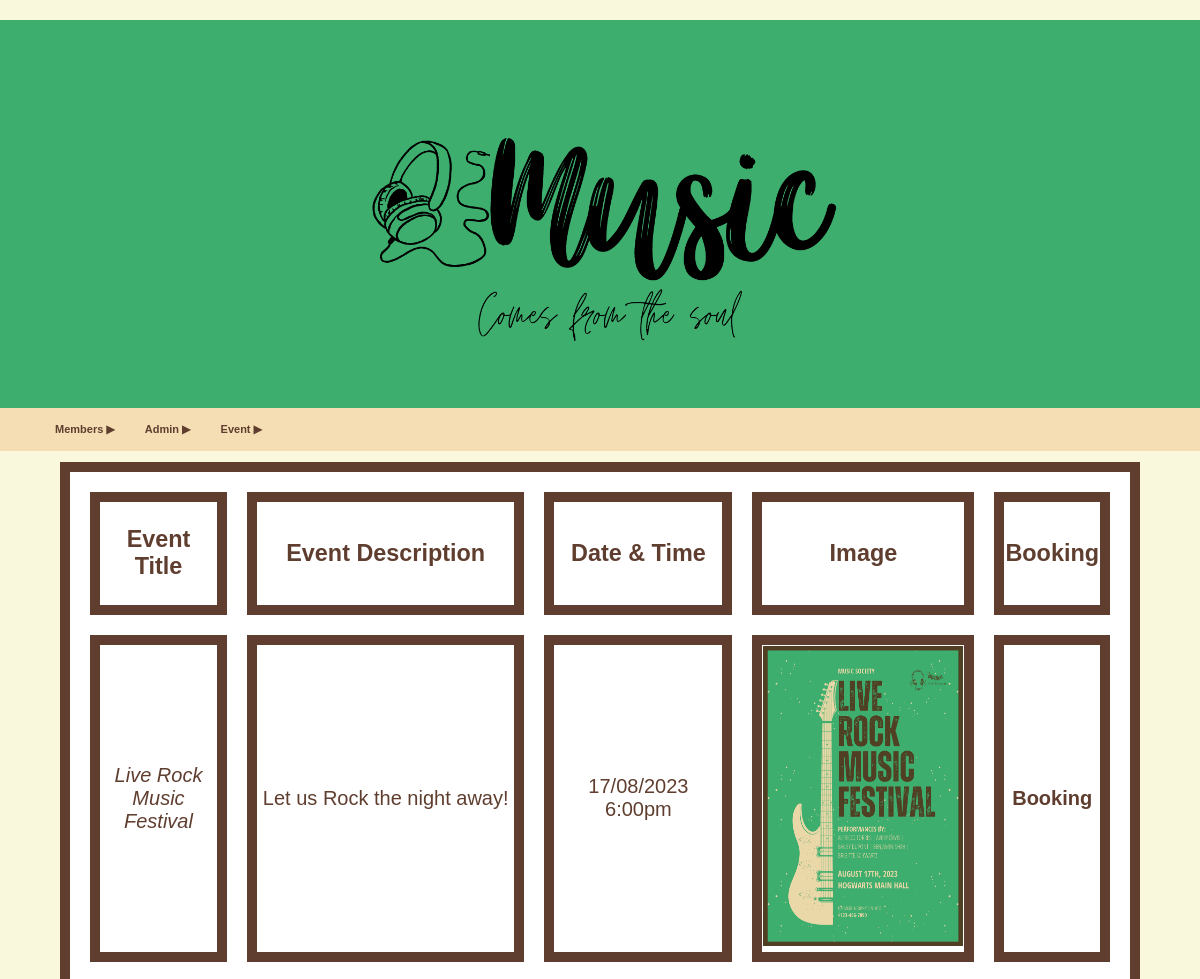
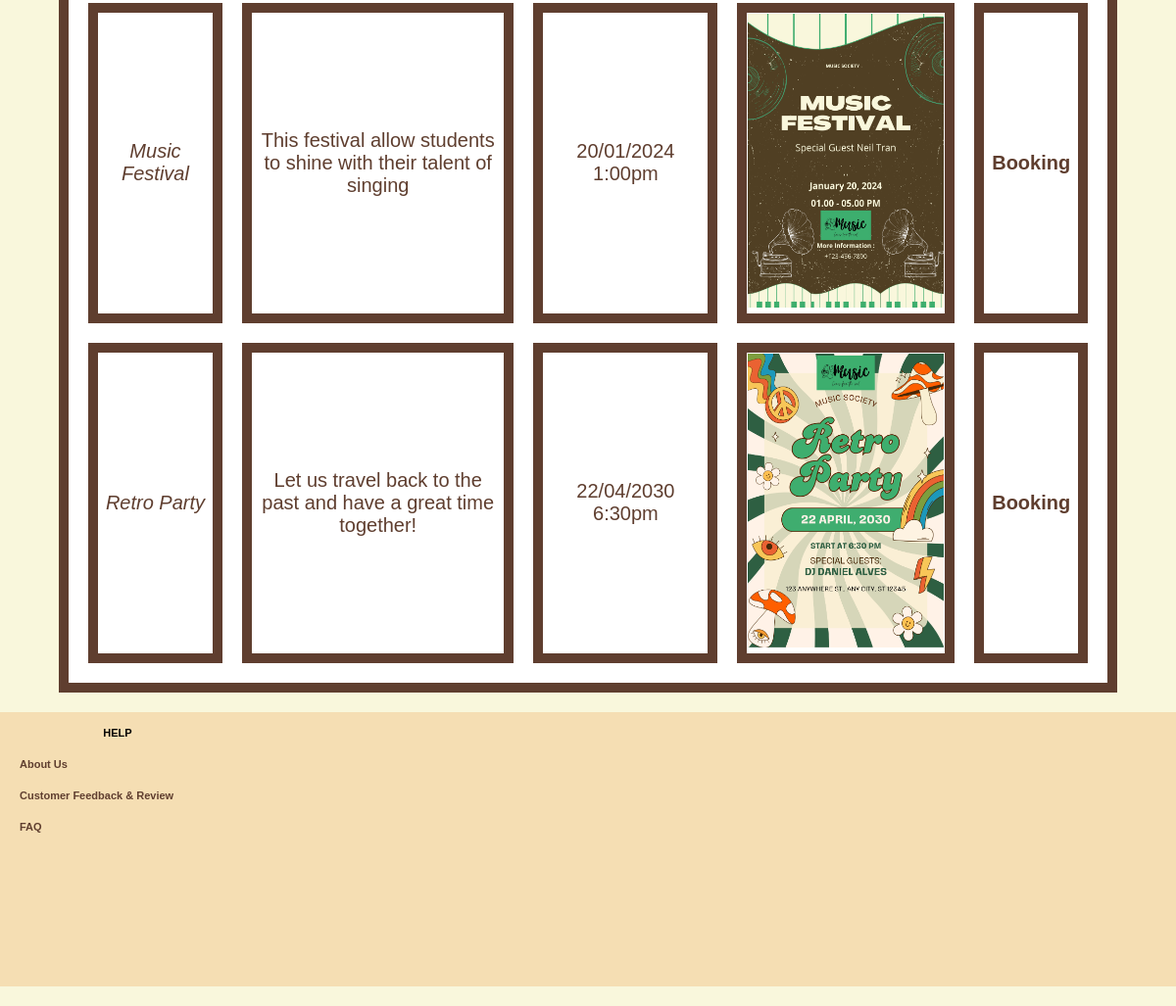
Screenshot of /booking.php with the database file from the repository (2 pictures, top to bottom).
### tables this page shows
CREATE TABLE events (
	event_id INT NOT NULL PRIMARY KEY AUTO_INCREMENT,
	event_title VARCHAR (100) NOT NULL,
	event_description VARCHAR (2000) NOT NULL,
	event_date_time VARCHAR (20) NOT NULL,
    event_image1 VARCHAR (20) NOT NULL,
    total_seat INT NOT NULL
);

### booking.php (the view, shortened to what this page needs)
<!DOCTYPE html>
<html>
    <head>
        <link rel="stylesheet" href="style.css" />
    </head>
    <body>
        <header>
        <div class="logo">
            <a><img src="Music.png" alt="Music"></a>
        </div>
        <nav class="horizontal">
            <ul class="mainmenu">
                <li>
                    <a href="#" class="submenuTitle">Members &#9654;</a>
                </li>
                <li>
                    <a href="#" class="submenuTitle">Admin &#9654;</a>
                </li>
                <li>
                    <a href="#" class="submenuTitle">Event &#9654;</a>
                </li>
            </ul>
        </nav>
    </header>
    <section>
          <div>
            <?php
                echo "<table style='width:90%; height:400px'> <tr> <td><h3>Event Title</h3></td> <td><h3>Event Description</h3></td> <td><h3>Date & Time</h3></td> <td><h3>Image</h3></td> <td><h3>Booking</h3></td> </tr>";
                $mysqli = mysqli_connect(DB_HOST,DB_USER,DB_PASSWORD,DB_NAME) OR die('Could not connect to MySQL:'.mysqli_connect_error());
                $sql_readRecord = "SELECT * FROM events";
                $result_readRecord = mysqli_query($mysqli, $sql_readRecord);
                if ($result_readRecord) {
                    while ($row = mysqli_fetch_array($result_readRecord, MYSQLI_ASSOC)){
                        echo "<tr align='left'><td><i>" . $row['event_title'] . "</i></td><td>" . $row['event_description'] . "</td><td width='20%'>" . $row['event_date_time']  . "</td><td>" . "<img width='200px' height='300px' src='" . $row['event_image1'] . "'></td><td><a href='make_booking.php?id=".urlencode($row['event_id'])."'>Booking</a></td></tr>";
                    }
                }
                echo "</table>";
            ?>
        </div>
    </section>
</body>
<footer>
    <nav class="navi">
        <p class="help">HELP</p>
        <a href="aboutus.html">About Us</a>
        <a href="memfeedback.php">Customer Feedback & Review</a>
        <a href="FAQ.php">FAQ</a>
    </nav>
</footer>
</html>

### style.css (style rules this page uses)
html { background-color: rgb(249,247,220); margin: 0; padding: 0; }
body { background-color: rgb(249,247,220); text-align: center; color: #5F3E2F; font: 11px verdana, sans-serif; margin: 0px; padding: 20px 0px 20px 0px; align-items: center; align-self: center; }
a { color: #5F3E2F; font-weight: bold; text-decoration: none; }
.logo img { max-width: 100%; max-height: 100%; width: 1200px; height:auto; }
header { background-color: rgb(61,174,109); }
table { align-items: center; align-self: auto; max-width: 100%; max-height: 100%; }
table, th, td { border: 1px solid; background-color:white; text-align: center; border:10px solid; border-collapse: separate; border-spacing: 20px; }
nav { display:contents; width: 100%; }
nav > ul > li { display: table-cell; }
nav > ul > li > a { display: block; }
nav.horizontal ul { display:block; flex-flow:column wrap; }
ul { text-align: left; list-style: none; background-color: wheat; }
.submenuTitle { padding:15px; display:inline-block; }
nav.horizontal a.submenuTitle { display:block; }
nav { font-family:'Trebuchet MS', 'Lucida Sans Unicode', 'Lucida Grande', 'Lucida Sans', Arial, sans-serif; }
section { align-items: center; align-self: center; font-family: 'Trebuchet MS', 'Lucida Sans Unicode', 'Lucida Grande', 'Lucida Sans', Arial, sans-serif; font-size: 20px; }
section>div { display: flex; flex-direction: column; justify-content: center; align-items: center; text-align:center; }
footer { background-color: wheat; height: 280px; color: aliceblue; }
.navi > a { margin: 20px; display: flex; flex-direction: column; align-items: flex-start; }
.help { font-weight: bold; width: 200px; height: auto; margin: 20px; padding-top:15px; color: black; }

### rows the page displays
events: event_title "Live Rock Music Festival", event_description "Let us Rock the night away!", event_date_time "17/08/2023 6:00pm", event_image1 (picture)
events: event_title "Music Festival", event_description "This festival allow students to shine with their talent of singing", event_date_time "20/01/2024 1:00pm", event_image1 (picture)
events: event_title "Retro Party", event_description "Let us travel back to the past and have a great time together!", event_date_time "22/04/2030 6:30pm", event_image1 (picture)
